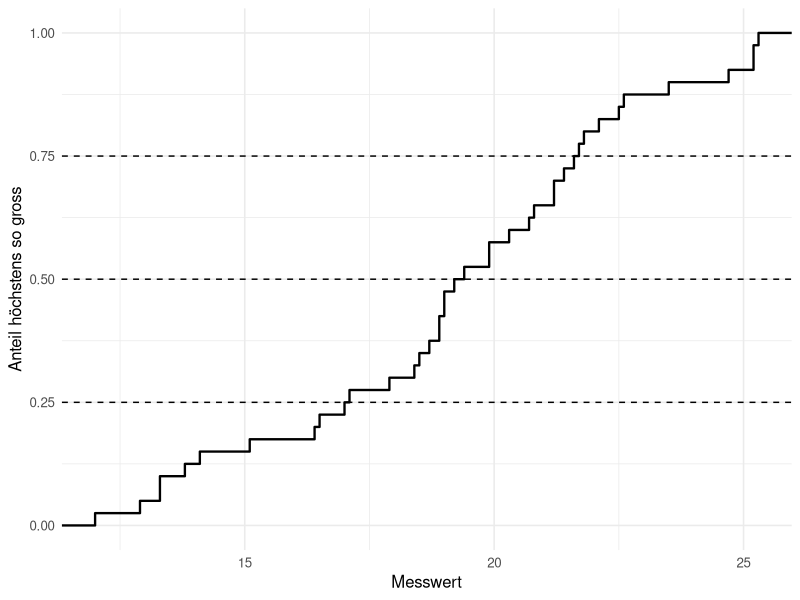
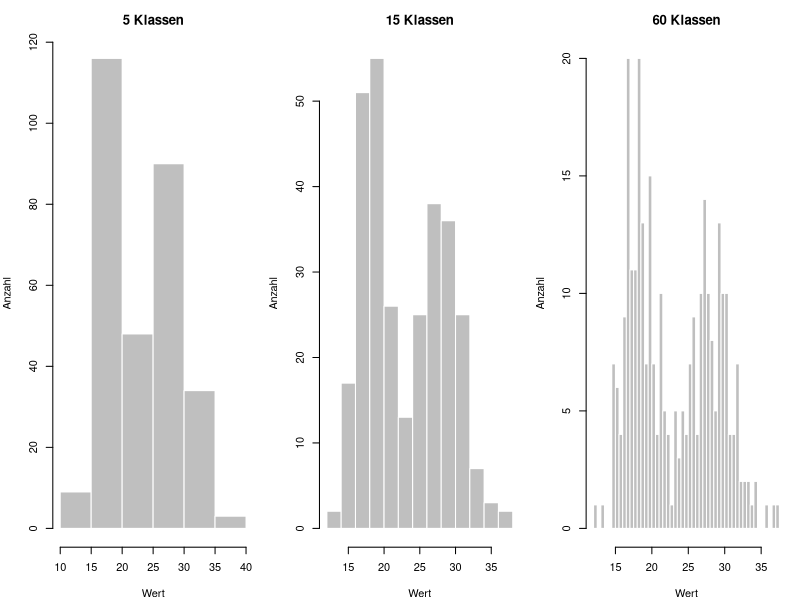
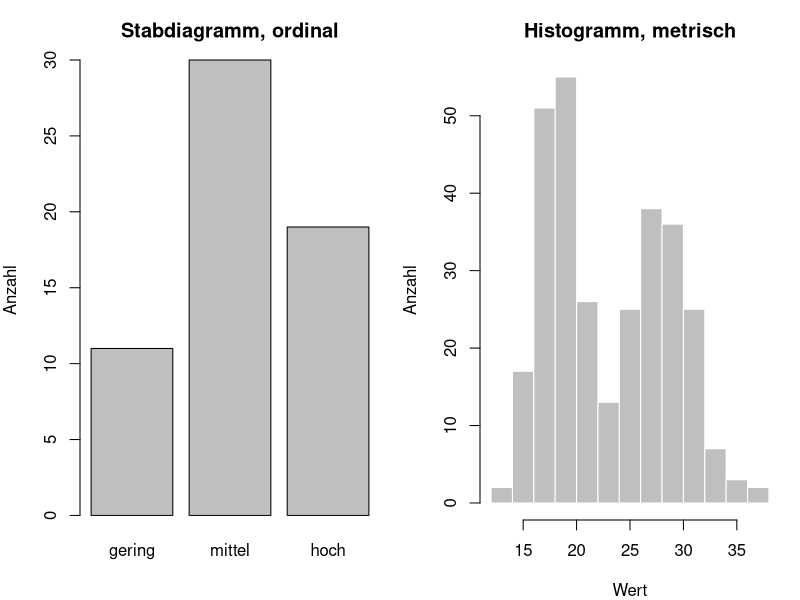
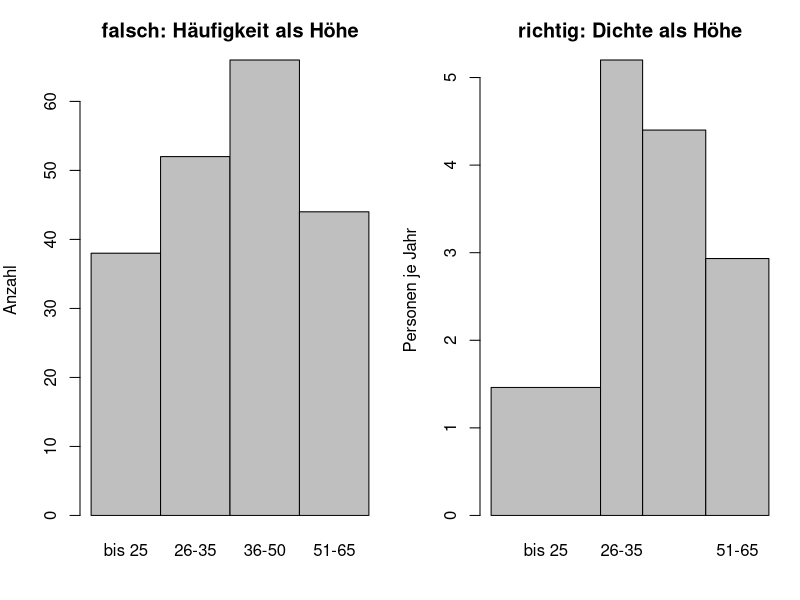

Write the R code that produced these figures, in order.
## ---- chunk 1
#| label: setup-r
#| include: false
library(ggplot2)
library(dplyr)

theme_set(theme_minimal(base_size = 12))

lehmer <- function(saat, anzahl) {
  s <- saat
  raus <- numeric(anzahl)
  for (k in seq_len(anzahl)) {
    s <- (16807 * s) %% 2147483647
    raus[k] <- s / 2147483647
  }
  raus
}

normalwerte <- function(saat, anzahl, mittel = 0, streuung = 1) {
  mittel + streuung * qnorm(lehmer(saat, anzahl))
}

# 60 Zufriedenheitsangaben, ordinal
u <- lehmer(7711, 60)
zufriedenheit <- factor(ifelse(u < 0.2, "gering",
                               ifelse(u < 0.7, "mittel", "hoch")),
                        levels = c("gering", "mittel", "hoch"))

# 300 Messwerte aus zwei ueberlagerten Gruppen
werte <- c(normalwerte(7713, 150, 18, 2), normalwerte(7714, 150, 28, 3))
## ---- chunk 2
#| label: b1-haeuf-r
table(zufriedenheit)                        # absolut: wie viele?
round(prop.table(table(zufriedenheit)), 3)  # relativ: welcher Anteil?
round(cumsum(prop.table(table(zufriedenheit))), 3)  # kumuliert

# Der Modus: die haeufigste Auspraegung
names(which.max(table(zufriedenheit)))
## ---- chunk 3
#| label: b2-haeuf-r
u2 <- lehmer(7715, 200)
abteilung <- ifelse(u2 < 0.4, "Produktion",
                    ifelse(u2 < 0.75, "Verwaltung", "Verkauf"))
anteil <- c(Produktion = 0.55, Verwaltung = 0.25, Verkauf = 0.35)
schicht <- ifelse(lehmer(7716, 200) < anteil[abteilung], "ja", "nein")

tab <- table(abteilung, schicht)
addmargins(tab)

round(prop.table(tab) * 100, 1)          # Gesamtanteile
round(prop.table(tab, margin = 1), 3)    # Zeilenanteile: je Abteilung
round(prop.table(tab, margin = 2), 3)    # Spaltenanteile: je Schichtstatus

test <- chisq.test(tab)
round(c(chi2 = test$statistic, df = test$parameter, p = test$p.value), 4)
round(sqrt(test$statistic / (sum(tab) * (min(dim(tab)) - 1))), 3)   # Cramers V
## ---- chunk 4
#| label: fig-b3-haeuf-r
#| fig-cap: "Beispiel 3: empirische Verteilungsfunktion. Jeder Sprung entspricht einer Beobachtung."
#| fig-height: 3.4
x <- round(normalwerte(7712, 40, 20, 4), 1)

ggplot(data.frame(x), aes(x)) +
  stat_ecdf(geom = "step", linewidth = 0.8) +
  geom_hline(yintercept = c(0.25, 0.5, 0.75), linetype = "dashed") +
  labs(x = "Messwert", y = "Anteil höchstens so gross")

round(c(n = length(x), minimum = min(x), q25 = quantile(x, 0.25),
        median = median(x), q75 = quantile(x, 0.75), maximum = max(x)), 2)

# Die Sprunghoehe ist immer 1/n, ausser bei Bindungen
round(1 / length(x), 3)
sum(duplicated(x))
## ---- chunk 5
#| label: fig-b4-haeuf-r
#| fig-cap: "Beispiel 4: dieselben 300 Werte mit 5, 15 und 60 Klassen."
#| fig-height: 3.2
par(mfrow = c(1, 3), mar = c(4, 4, 3, 1))
for (k in c(5, 15, 60)) {
  hist(werte, breaks = k, col = "grey75", border = "white",
       main = paste(k, "Klassen"), xlab = "Wert", ylab = "Anzahl")
}
par(mfrow = c(1, 1))

# Die Faustregeln im Vergleich
n <- length(werte)
round(c(n = n, wurzel = sqrt(n), sturges = 1 + log2(n),
        rice = 2 * n^(1 / 3),
        spannweite = diff(range(werte))), 1)
## ---- chunk 6
#| label: fig-b5-haeuf-r
#| fig-cap: "Beispiel 5: links Kategorien mit Abstand, rechts ein Kontinuum ohne Lücken."
#| fig-height: 3.2
par(mfrow = c(1, 2), mar = c(4, 4, 3, 1))
barplot(table(zufriedenheit), col = "grey75",
        main = "Stabdiagramm, ordinal", ylab = "Anzahl")
hist(werte, breaks = 15, col = "grey75", border = "white",
     main = "Histogramm, metrisch", xlab = "Wert", ylab = "Anzahl")
par(mfrow = c(1, 1))
## ---- chunk 7
#| label: fig-b5b-haeuf-r
#| fig-cap: "Beispiel 5: ungleich breite Altersklassen. Links die reine Häufigkeit, rechts die Häufigkeitsdichte."
#| fig-height: 3.2
klassen <- c("bis 25", "26-35", "36-50", "51-65")
anzahl <- c(38, 52, 66, 44)
breite <- c(26, 10, 15, 15)
dichte <- anzahl / breite

data.frame(klassen, anzahl, breite, dichte = round(dichte, 2))

par(mfrow = c(1, 2), mar = c(4, 4, 3, 1))
barplot(anzahl, names.arg = klassen, col = "grey75", space = 0,
        main = "falsch: Häufigkeit als Höhe", ylab = "Anzahl")
barplot(dichte, names.arg = klassen, col = "grey75", space = 0, width = breite,
        main = "richtig: Dichte als Höhe", ylab = "Personen je Jahr")
par(mfrow = c(1, 1))
